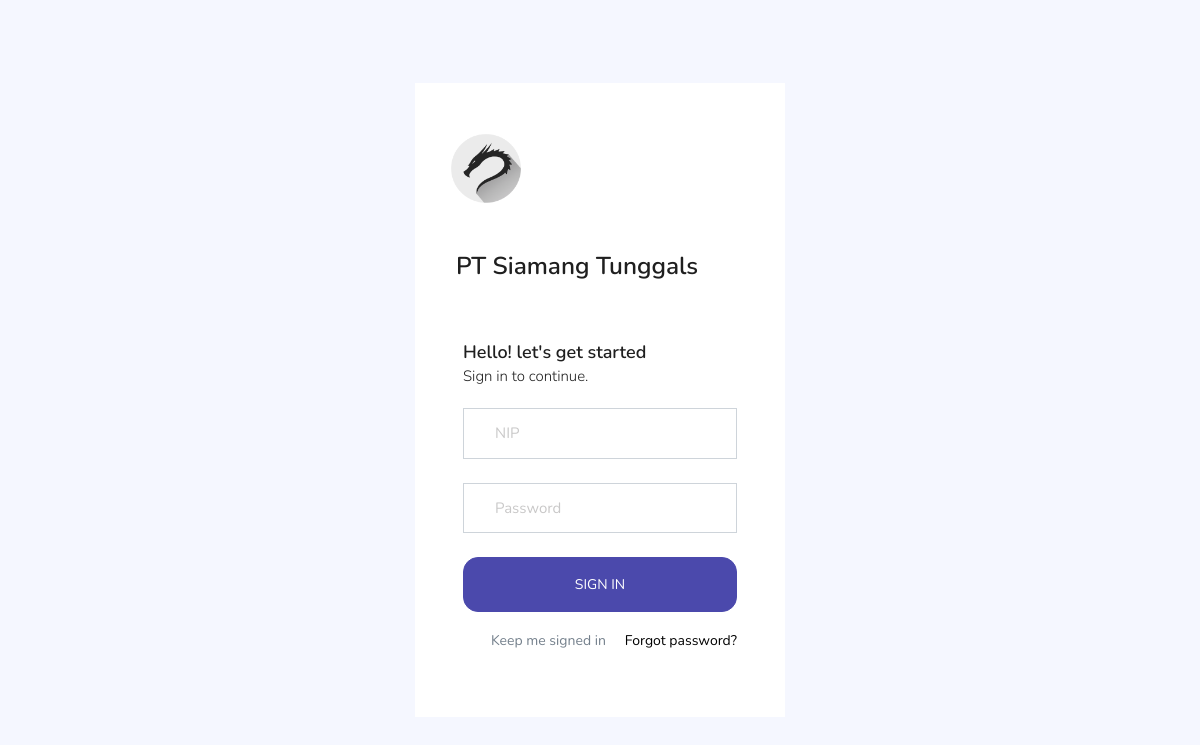
Before: / with the older database file.
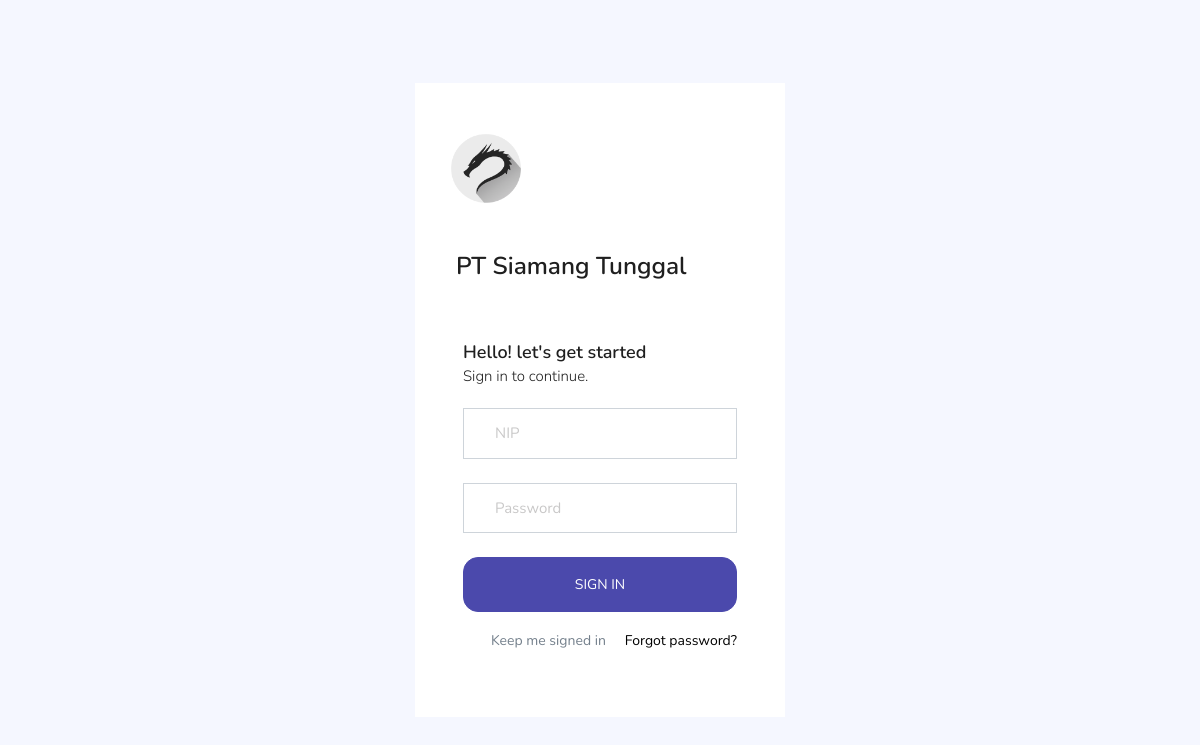
After: the same page with the newer database file.
### tables this page shows
CREATE TABLE `perusahaan` (
  `id` int(11) NOT NULL,
  `perusahaan` varchar(255) NOT NULL,
  `logo` varchar(255) NOT NULL,
  `alamat` varchar(255) NOT NULL,
  `tlp` varchar(30) NOT NULL,
  `owner_id` int(11) NOT NULL
);

### application/controllers/Auth.php (called while the page is built, shortened)
<?php
class Auth extends CI_Controller
{
  public function __construct()
  {
    $this->load->library('form_validation');
  }
  public function index($nip = "")
  {
    $data['title']  = 'Login';
    $data['nip']    = $nip;
    $this->form_validation->set_rules('nip', 'NIP', 'required|trim');
    $this->form_validation->set_rules('password', 'Password', 'required|trim');
    if ($this->form_validation->run() == false) {
      $this->load->view('templates/auth_header', $data);
      $this->load->view('auth/login');
      $this->load->view('templates/auth_footer');
    } else {
      $this->_login();
    }
  }
}

### index.php (called while the page is built, shortened)
<?php
require_once BASEPATH.'core/CodeIgniter.php';

### application/views/auth/login.php (the view, shortened to what this page needs)
<?php $company = $this->db->get('perusahaan')->row_array(); ?>
<div class="container-scroller">
  <div class="container-fluid page-body-wrapper full-page-wrapper">
    <div class="content-wrapper d-flex align-items-center auth px-0">
      <div class="row w-100 mx-0">
        <div class="col-lg-4 mx-auto">
          <div class="auth-form-light text-left py-5 px-4 px-sm-5">
            <div class="brand-logo">
              <div class="row">
                <img class="mb-3 w-25" src="<?= base_url('assets/images/logo/') . $company['logo']; ?>">
                <h3 class="mt-2 ml-2 py-4"><?= $company['perusahaan']; ?></h3>
              </div>
            </div>
            <h4>Hello! let's get started</h4>
            <h6 class="font-weight-light">Sign in to continue.</h6>
            <form class="pt-3" method="POST" action="<?= base_url('auth'); ?>">
              <div class="form-group">
                <input type="text" name="nip" class="form-control form-control-lg" id="nip" placeholder="NIP" value="<?php echo ($nip == "") ? set_value('nip') : $nip; ?>">
              </div>
              <div class="form-group">
                <input type="password" name="password" class="form-control form-control-lg" id="password" placeholder="Password">
              </div>
              <div class="mt-3">
                <button type="submit" class="btn btn-block btn-primary btn-lg font-weight-medium auth-form-btn">SIGN IN</button>
              </div>
              <div class="my-2 d-flex justify-content-between align-items-center">
                <div class="form-check">
                  <label class="form-check-label text-muted">
                    Keep me signed in
                  </label>
                </div>
                <a href="#" class="auth-link text-black">Forgot password?</a>
              </div>
            </form>
          </div>
        </div>
      </div>
    </div>
  </div>
</div>

### application/views/templates/auth_header.php (shortened to what this page needs)
<!DOCTYPE html>
<html lang="en">
<head>
  <link rel="stylesheet" href="<?= base_url('assets/'); ?>vendors/feather/feather.css">
  <link rel="stylesheet" href="<?= base_url('assets/'); ?>vendors/ti-icons/css/themify-icons.css">
  <link rel="stylesheet" href="<?= base_url('assets/'); ?>vendors/css/vendor.bundle.base.css">
  <link rel="stylesheet" href="<?= base_url('assets/'); ?>vendors/mdi/css/materialdesignicons.min.css">
  <link rel="stylesheet" href="<?= base_url('assets/'); ?>css/vertical-layout-light/style.css">
</head>
<body>

### application/views/templates/auth_footer.php (shortened to what this page needs)
</body>
</html>

Changed rows visible on the page:
changed perusahaan: perusahaan "PT Siamang Tunggals" → "PT Siamang Tunggal"
